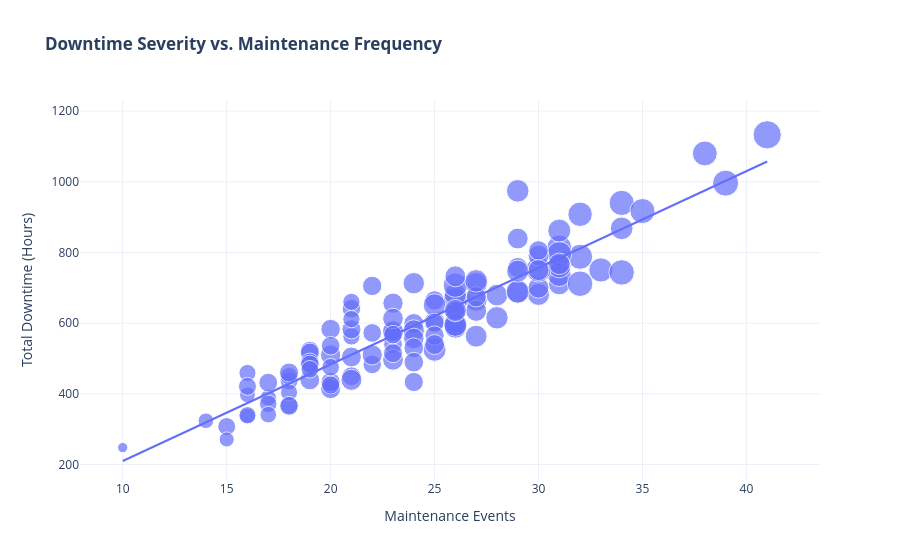

Notebook cell for this chart:
### Markdown cell above
Q5: Is there a strong correlation between the number of maintenance events and total downtime hours, or are a few major catastrophic failures driving our fleet's downtime?

### Code cell
fig = px.scatter(
    df_fleet_master, 
    x='maintenance_events', 
    y='total_downtime_hours',
    size='total_maint_cost',
    trendline='ols',
    hover_data=['truck_id', 'total_maint_cost'],
    title='<b>Downtime Severity vs. Maintenance Frequency</b>',
    labels={'maintenance_events': 'Maintenance Events', 'total_downtime_hours': 'Total Downtime (Hours)'},
    template='plotly_white'
)
fig.show()
